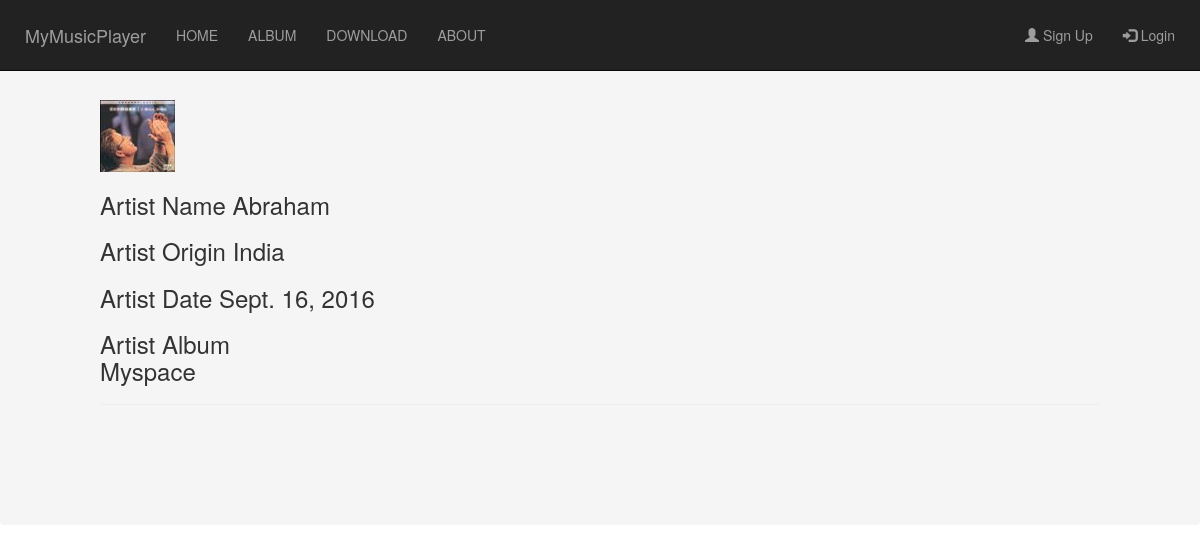
/music/artist/Abraham, run on the app's committed database.
### music_player/models.py (models this page shows, shortened)
class Artist(models.Model):
	artist_name = models.CharField(max_length = 200,unique = True)
	artist_place = models.CharField(max_length = 200)
	artist_date = models.DateField(blank = True)
	artist_album_list = models.ManyToManyField(Playlist,blank = True)
	slug = models.SlugField()
	artist_photo = models.ImageField(upload_to = 'artist/photos')

class Playlist(models.Model):
	album_name = models.CharField(max_length=200,unique  = True)
	album_photo = models.ImageField(upload_to = 'album/photos')
	slug = models.SlugField()
	song1 =  models.FileField(upload_to = get_album_name,blank = True)
	song2 =  models.FileField(upload_to = get_album_name,blank = True)
	song3 =  models.FileField(upload_to = get_album_name,blank = True)
	song4 =  models.FileField(upload_to = get_album_name,blank = True)
	song5 =  models.FileField(upload_to = get_album_name,blank = True)
	song6 =  models.FileField(upload_to = get_album_name,blank = True)
	song7 =  models.FileField(upload_to = get_album_name,blank = True)
	song8 =  models.FileField(upload_to = get_album_name,blank = True)
	song9 =  models.FileField(upload_to = get_album_name,blank = True)
	song10 =  models.FileField(upload_to = get_album_name,blank = True)
	song11 =  models.FileField(upload_to = get_album_name,blank = True)
	song12 =  models.FileField(upload_to = get_album_name,blank = True)
	song13 =  models.FileField(upload_to = get_album_name,blank = True)
	song14 =  models.FileField(upload_to = get_album_name,blank = True)
	song15 =  models.FileField(upload_to = get_album_name,blank = True)
	def __str__(self):
		return self.album_name

### music_player/views.py (the view)
# urls.py: url(r'^artist/(?P<slug>[\w-]+)/*$',Artistdetail.as_view(),name = 'artist-detail'),
class Artistdetail(DetailView):
	template_name = 'artist_detail.html'
	model = Artist
	context_object_name = 'artist'
	slug_field = 'slug'

### music_player/templates/artist_detail.html (shortened to what this page needs)
{% include "index.html" %}
{% load bootstrap3 %}
{% bootstrap_css %}
{% load staticfiles %}
{% load thumbnail %}
{% block content %}
	<div class="breadcrumb" id="album-detail" >
		{% thumbnail artist.artist_photo "400x400" crop="center" as im %}
		<img src= "/static/media/{{im}}" width="{{ im.width }}" height="{{ im.height }}" />
		{% endthumbnail %}
		<div class="detail-scape">
		<h3>Artist Name {{artist.artist_name}}</h3>
		<h3>Artist Origin {{artist.artist_place}}</h3>
		<h3>Artist Date {{artist.artist_date}}</h3>
		<h3>Artist Album <br/>{% for x in artist.artist_album_list.all %}{{ x }}<br/>{% endfor %}</h3>
	</div>
{% endblock %}
{% block footer %}
	<hr />
{% endblock %}

### music_player/templates/artist_detail.html (style rules this page uses)
#album-detail { padding:100px; }

### data on the page
Artist: artist_photo (picture), artist_name "Abraham", artist_place "India", artist_date "Sept. 16, 2016"
Playlist: album_name "Myspace"
